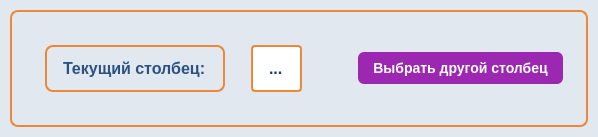
                   <widget class="QFrame" name="replace_categorical_current_frame">
                    <property name="styleSheet">
                     <string notr="true">QFrame {
    background-color: #e2e8f0;
    border: 2px solid #ed8936;
    border-radius: 8px;
    padding: 12px;
    margin: 10px;
}</string>
                    </property>
                    <layout class="QHBoxLayout" name="horizontalLayout_replace_categorical_current">
                     <item>
                      <widget class="QLabel" name="replace_categorical_label_current">
                       <property name="styleSheet">
                        <string notr="true">color: #2c5282;
font-size: 16px;
font-weight: bold;</string>
                       </property>
                       <property name="text">
                        <string>Текущий столбец:</string>
                       </property>
                      </widget>
                     </item>
                     <item>
                      <widget class="QLabel" name="replace_categorical_current_name">
                       <property name="styleSheet">
                        <string notr="true">color: #1e3a5f;
font-size: 16px;
font-weight: bold;
padding: 6px 12px;
background-color: white;
border-radius: 4px;</string>
                       </property>
                       <property name="text">
                        <string>...</string>
                       </property>
                      </widget>
                     </item>
                     <item>
                      <spacer name="horizontalSpacer_replace_categorical">
                       <property name="orientation">
                        <enum>Qt::Horizontal</enum>
                       </property>
                       <property name="sizeHint" stdset="0">
                        <size>
                         <width>40</width>
                         <height>20</height>
                        </size>
                       </property>
                      </spacer>
                     </item>
                     <item>
                      <widget class="QPushButton" name="replace_categorical_back_button">
                       <property name="styleSheet">
                        <string notr="true">QPushButton {
    background-color: #9C27B0;
    color: white;
    border: none;
    padding: 8px 15px;
    border-radius: 6px;
    font-weight: bold;
    font-size: 14px;
}
QPushButton:hover {
    background-color: #7B1FA2;
}
QPushButton:pressed {
    background-color: #6A1B9A;
}</string>
                       </property>
                       <property name="text">
                        <string>Выбрать другой столбец</string>
                       </property>
                      </widget>
                     </item>
                    </layout>
                   </widget>
